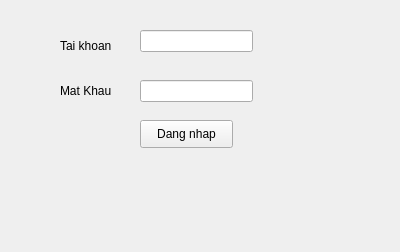
<?xml version="1.0" encoding="UTF-8"?>
<ui version="4.0">
 <class>nut_dang_nhap</class>
 <widget class="QWidget" name="nut_dang_nhap">
  <property name="geometry">
   <rect>
    <x>0</x>
    <y>0</y>
    <width>400</width>
    <height>252</height>
   </rect>
  </property>
  <property name="windowTitle">
   <string>Form</string>
  </property>
  <widget class="QLabel" name="label">
   <property name="geometry">
    <rect>
     <x>60</x>
     <y>30</y>
     <width>81</width>
     <height>31</height>
    </rect>
   </property>
   <property name="text">
    <string>Tai khoan</string>
   </property>
  </widget>
  <widget class="QLabel" name="label_2">
   <property name="geometry">
    <rect>
     <x>60</x>
     <y>70</y>
     <width>61</width>
     <height>41</height>
    </rect>
   </property>
   <property name="text">
    <string>Mat Khau</string>
   </property>
  </widget>
  <widget class="QLineEdit" name="o_nhap_tai_khoan">
   <property name="geometry">
    <rect>
     <x>140</x>
     <y>30</y>
     <width>113</width>
     <height>22</height>
    </rect>
   </property>
  </widget>
  <widget class="QLineEdit" name="o_nhap_mat_khau">
   <property name="geometry">
    <rect>
     <x>140</x>
     <y>80</y>
     <width>113</width>
     <height>22</height>
    </rect>
   </property>
   <property name="echoMode">
    <enum>QLineEdit::Password</enum>
   </property>
  </widget>
  <widget class="QPushButton" name="nut_dang_nhap">
   <property name="geometry">
    <rect>
     <x>140</x>
     <y>120</y>
     <width>93</width>
     <height>28</height>
    </rect>
   </property>
   <property name="text">
    <string>Dang nhap</string>
   </property>
  </widget>
 </widget>
 <resources/>
 <connections/>
</ui>
